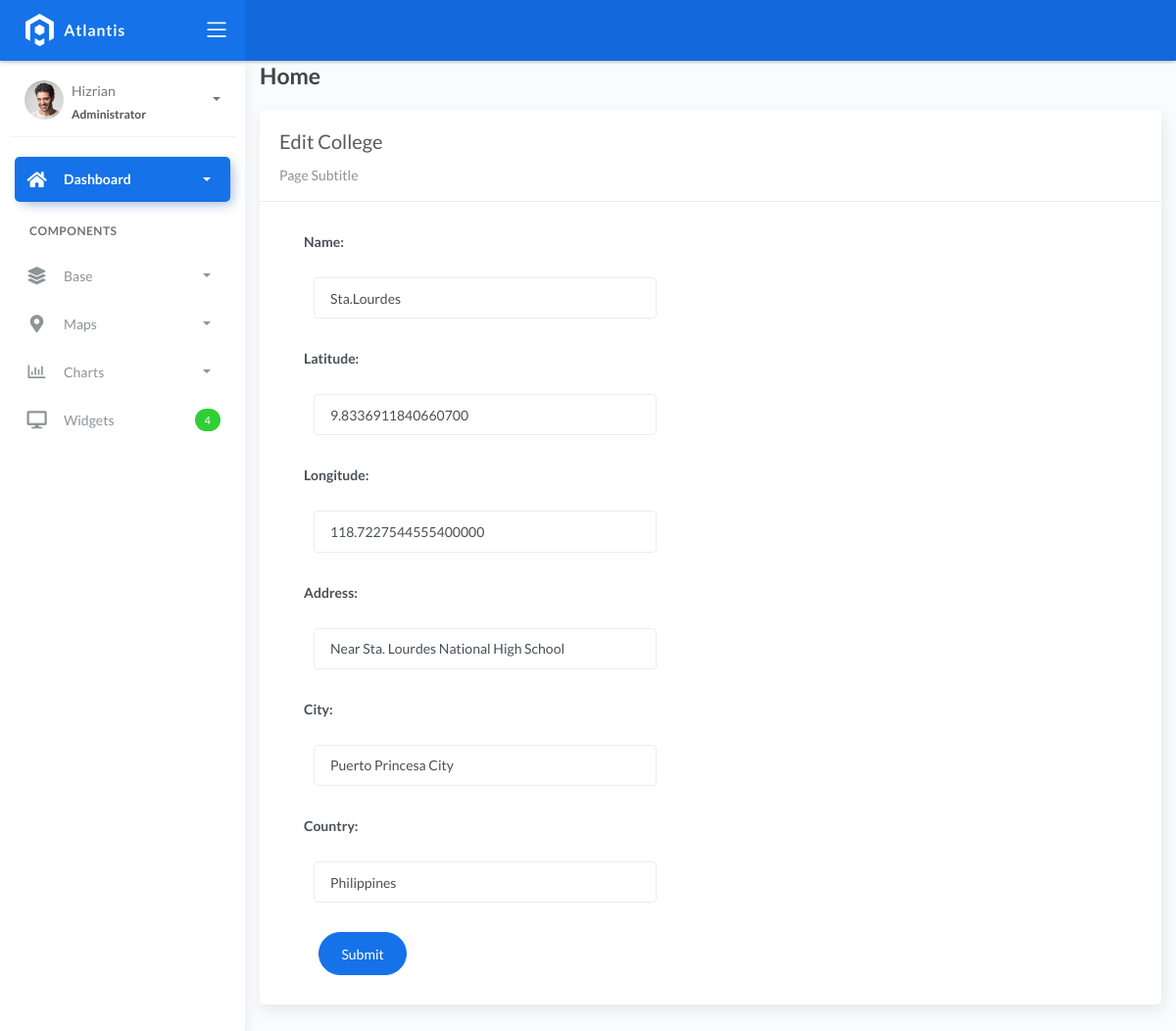
/location_list/1, run on the app's committed database.
### fire/models.py (models this page shows)
class BaseModel(models.Model):
    created_at = models.DateTimeField(auto_now_add=True, db_index=True)
    updated_at = models.DateTimeField(auto_now=True)
    class Meta:
        abstract = True

class Locations(BaseModel):
    name = models.CharField(max_length=150)
    latitude = models.DecimalField(
        max_digits=22, decimal_places=16, null=True, blank=True)
    longitude = models.DecimalField(
        max_digits=22, decimal_places=16, null=True, blank=True)
    address = models.CharField(max_length=150)
    city = models.CharField(max_length=150)  # can be in separate table
    country = models.CharField(max_length=150)  # can be in separate table

### fire/views.py (the view)
# urls.py: path('location_list/<pk>', LocationUpdateView.as_view(), name='location-update'),
class LocationUpdateView(UpdateView):
    model = Locations
    form_class = LocationForm
    template_name = "location_edit.html"
    success_url = reverse_lazy('location-list')

### fire/forms.py
class LocationForm(ModelForm):
    class Meta:
        model = Locations
        fields = "__all__"

### templates/location_edit.html (shortened to what this page needs)
{% extends 'base.html' %} {% load static %} {% block content %}
<div class="content">
    <div class="container-fluid">
        <h4 class="page-title">Home</h4>
        <div class="row">
            <div class="col-md-12">
                <div class="card">
                    <div class="card-header">
                        <div class="card-title">Edit College</div>
                        <div class="card-category">Page Subtitle</div>
                    </div>
                    <div class="col-md-6">
                        <div class="card-body">
                            <form class="" action="" method="post" novalidate>
                                {% include 'includes/form.html' %}
                                <div class="form-group">
                                    <div class="col-md-12 col-sm-3">
                                        <button type="submit" class="btn btn-primary btn-rounded">Submit</button>
                                    </div>
                                </div>
                            </form>
                        </div>
                    </div>
                </div>
            </div>
        </div>
    </div>
</div>
{% endblock %}

### templates/includes/form.html (shortened to what this page needs)
{% load widget_tweaks %}
{% for field in form %}
<div class="field item form-group">
    <label>{{ field.label_tag }}</label>
  <div class="form-group">
    {% render_field field class="form-control" %}
  </div>
</div>
{% endfor %}

### data on the page
Locations: name "Sta.Lourdes" "9.8336911840660700" "118.7227544555400000" "Near Sta. Lourdes National High School" "Puerto Princesa City" "Philippines"

### other printed values
{{ field.label_tag }} "Name:" "Latitude:" "Longitude:" "Address:" "City:" "Country:"
